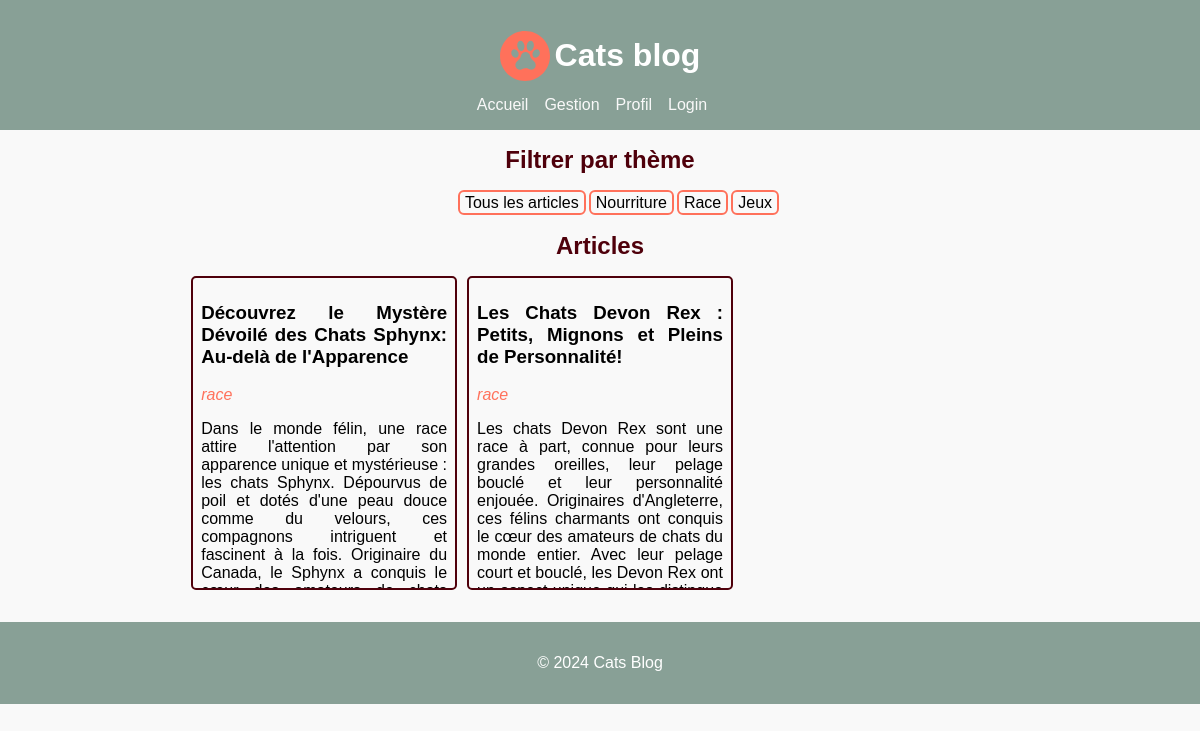
The app's page /index?theme=race with its own data.
### app/models.py (models this page shows, shortened)
class Article(db.Model):
    id = db.Column(db.Integer, primary_key=True)
    title = db.Column(db.String(140))
    theme = db.Column(db.String(140))
    body = db.Column(db.Text)
    timestamp = db.Column(db.DateTime, index=True, default=datetime.utcnow)
    author_id = db.Column(db.String(140))
    THEMES = ["race", "nourriture", "jeux"]

### app/routes.py (the view)
@app.route('/')
@app.route('/index')
def index():
    articles = Article.query.all()
    theme_selectionne = request.args.get('theme')
    if not theme_selectionne:
        articles_filtres = articles
    else:
        articles_filtres = [article for article in articles if article.theme == theme_selectionne]
    return render_template('home.html', title='Home', articles=articles_filtres)

### app/templates/home.html
{% extends "base.html" %}
{% block content %}
  <h2>Filtrer par thème </h2>
  <ul class="art-link">
      <li><a href="{{ url_for('index') }}" class="art-link__link">Tous les articles</a></li>
      <li><a href="{{ url_for('index', theme='nourriture') }}" class="art-link__link">Nourriture</a></li>
      <li><a href="{{ url_for('index', theme='race') }}" class="art-link__link">Race</a></li>
      <li><a href="{{ url_for('index', theme='jeux') }}" class="art-link__link">Jeux</a></li>
  </ul>
  <h2>Articles</h2>
  <ul class="art-grid">
    <div class="art-grid__cpt">
      {% if articles %}
        {% for article in articles %}
          <div class="art-grid__element">
            <li><a href="{{ url_for('article', id=article.id) }}">
              <h3 class="art__title">{{ article.title }}</h3>
              <em class="art__theme">{{ article.theme }}</em>
              <p class="art__body">{{ article.body}}</p>
            </a></li>
          </div>
        {% endfor %}
      {% else %}
        <li>No articles found</li>
      {% endif %}
    </div>
  </ul>
{% endblock %}

### app/static/style.css (style rules this page uses)
body { font-family: Arial, sans-serif; margin: 0; padding: 0; background-color: #f9f9f9; color: black; height: 100%; }
h2 { margin: auto; color: #4F000B; }
.art-link { list-style: none; display: flex; margin :20px auto; }
.art-link__link { border-radius: 6px; border : solid #FF715B 2px; margin-right: 3px; padding: 2px 5px; }
.art-link__link:focus, .art-link__link,.art-link__link:active { text-decoration: none; color: black; }
.art-grid { list-style: none; padding: 0; }
.art-grid__cpt { width: 70%; margin: auto; display: grid; grid-template-columns: 1fr 1fr 1fr; gap: 10px; }
.art-grid__element { height: 300px; border-radius: 5px; border: solid #4F000B 2px; padding: 5px 8px; overflow: hidden; text-overflow: ellipsis; text-align: justify; }
.art-grid__element li { list-style: none; }
.art-grid__element a, .art-grid__element a:focus, .art-grid__element a:active { text-decoration: none; color: black; }
.art__body { overflow: hidden; text-overflow: ellipsis; text-align: justify; }
.art__theme { font-style: bold; color:#FF715B; }

### records on screen
Article: title "Découvrez le Mystère Dévoilé des Chats Sphynx: Au-delà de l'Apparence", theme "race", body "Dans le monde félin, une race attire l'attention par son apparence unique et mystérieuse : les chats Sphynx. Dépourvus de poil et dotés d'une peau douce comme du velours, ces compagnons intriguent et fascinent à la fois. Originaire du Canada, le Sphynx a conquis le…"
Article: title "Les Chats Devon Rex : Petits, Mignons et Pleins de Personnalité!", theme "race", body "Les chats Devon Rex sont une race à part, connue pour leurs grandes oreilles, leur pelage bouclé et leur personnalité enjouée. Originaires d'Angleterre, ces félins charmants ont conquis le cœur des amateurs de chats du monde entier. Avec leur pelage court et bouclé, les Devon Rex ont…"
